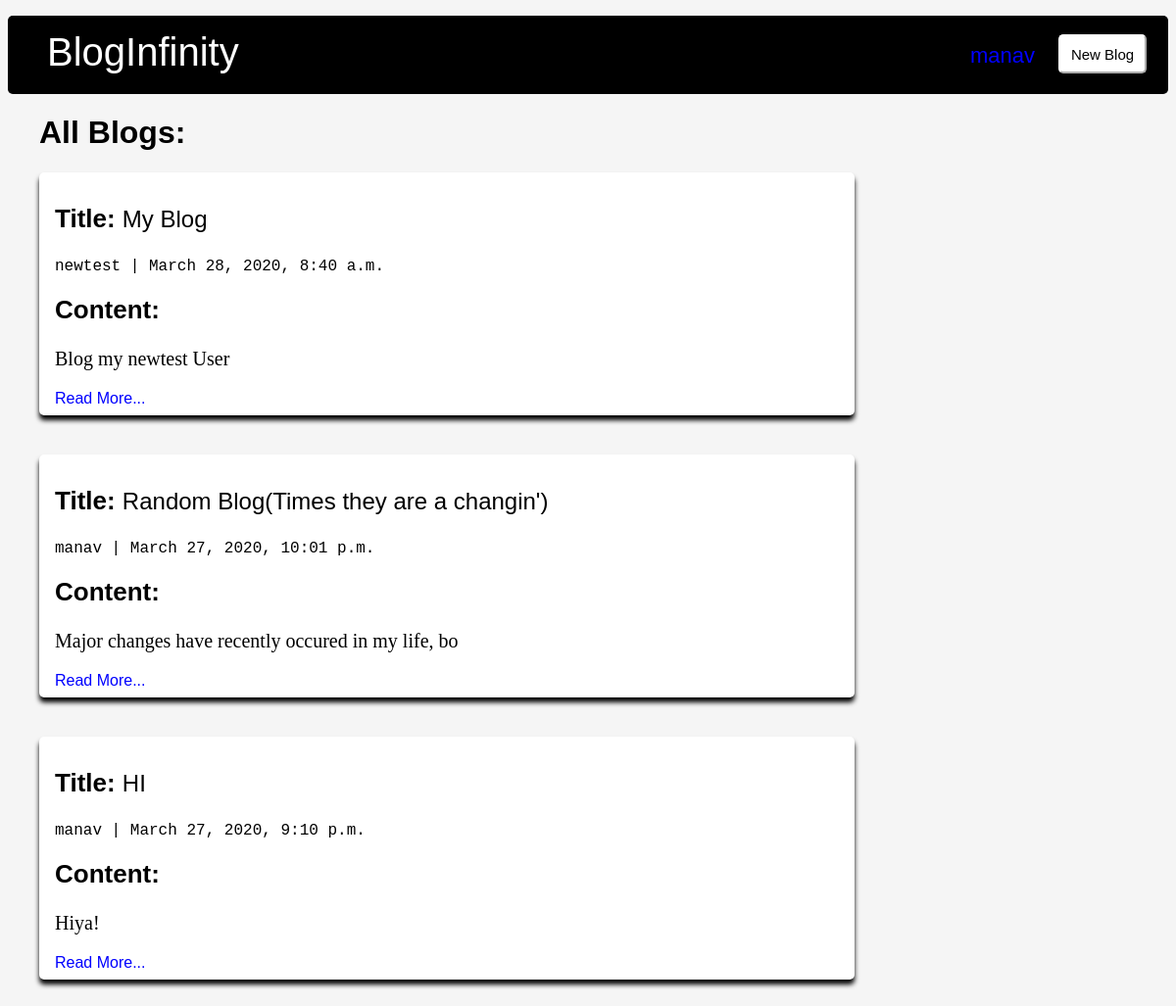
The page /dashboard/ (signed in) on the database its author committed.
### dashboard/models.py (models this page shows, shortened)
class Post(models.Model):
    title = models.CharField(max_length= 140)
    body = models.TextField()
    author = models.ForeignKey(User, on_delete= models.CASCADE)
    updated_on = models.DateTimeField(auto_now= True)
    created_on = models.DateTimeField(auto_now_add=True)
    status = models.IntegerField(choices=STATUS, default=1)

### dashboard/templates/dashboard/dashboard.html
{% extends 'dashboard/base.html' %}
{% block content %}
<button class = "newblog" href = '/dashboard/newblog/' id ="newbutton"><a href="/dashboard/newblog" id="new_blog">New Blog</a></button>
<div class= "content">
    <h1 class = "h1">All Blogs: </h1>
        {% for post in object_list %}
            <div class="card">
                <p class="card-title"><span class = "title">Title: </span>{{ post.title }}</p>
                <p class="author">{{ post.author }} | {{ post.created_on}} </p>
                <p class="card-text"><span class = "con-text">Content:</span><br><br> {{ post.body|slice:":50" }}</p>
                <a href="{{ post.id }}" class="read">Read More...</a>
            </div>
        {% endfor %}
</div>
{% endblock %}

### dashboard/templates/dashboard/base.html (shortened to what this page needs)
{% load staticfiles %}
<!DOCTYPE html>
<html>
    <head>
        <link rel = 'stylesheet' href = "{% static 'css/dashboard.css' %}">
    </head>
    <body>
        <header>
            <div class= "container">
                <ul class = "headers">
                    <li><a href = "/dashboard/" id = "home">BlogInfinity</li>
                    <li><a href = "/dashboard/profile/" class = "user" id = "user">{{user}}</a></li><br><br>
                </ul>
            </div>
        </header>
        {% block content %}
        {% endblock %}
    </body>
</html>

### dashboard/static/css/dashboard.css (style rules this page uses)
html { background-color: whitesmoke; }
#home, #new_blog, #newbutton, #user, #editbutton, #edit, #submitbutton { transition: 0.3s; }
.headers { height: 80px; list-style: none; }
#home { color: white; float: left; padding: 15px 0px; font-size: 40px; text-decoration-line: none; font-family: 'Lucida Sans', 'Lucida Sans Regular', 'Lucida Grande', 'Lucida Sans Unicode', Geneva, Verdana, sans-serif; }
li { color: white; display: inline; }
header { background-color: black; border-radius: 5px; }
.user { font-family: sans-serif; color: blue; font-size: 22px; text-decoration-line: none; float: right; padding: 28px 17vh; }
.newblog { position: absolute; background-color: white; color: black; border-radius: 5px; border-color: white; height: 40px; width: 90px; top: 35px; right: 30px; float: right; }
.content { margin-left: 4vh; }
p { text-align: left; font-size: 20px; }
a { text-decoration-line: none; }
.h1 { position: relative; font-family: sans-serif; }
.card { box-shadow: 0 5px 5px black; border-radius: 5px; height: auto; width: 100vh; background-color: white; padding: 1vh 2vh; margin-bottom: 5vh; }
#new_blog { color: black; font-size: 15px; }
.con-text { font-size: 26px; font-weight: bolder; font-family: sans-serif; }
.author { font-weight: 300; font-family: monospace; font-size: 16px; }
.card-title { font-family: sans-serif; font-size: 24px; }
.title { font-weight: bolder; font-size: 26px; }
.card-text { font-size: 20px; font-family: 'Times New Roman', Times, serif; }
.read { font-family: sans-serif; font-size: 16px; color: blue; }

### rows shown on the page
Post: title "My Blog", author "newtest", created_on "March 28, 2020, 8:40 a.m.", body "Blog my newtest User"
Post: title "Random Blog(Times they are a changin')", author "manav", created_on "March 27, 2020, 10:01 p.m.", body "Major changes have recently occured in my life, bo"
Post: title "HI", author "manav", created_on "March 27, 2020, 9:10 p.m.", body "Hiya!"

### other values the page prints
{{ user }} "manav"
